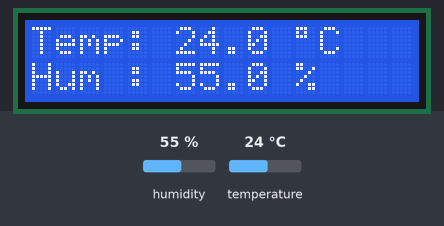
Bench run of a sketch on a simulated Arduino Uno, built with avr-gcc and run on an emulated ATmega328P. Shown: 16×2 character LCD. Inputs (shaded band) come from the test bench; at power-on: humidity 55 %, temperature 24 °C. What the sketch prints to the serial monitor is not drawn.

Above: at 3.2 s.
3.3 s: humidity set to 22 %
At 7.5 s:
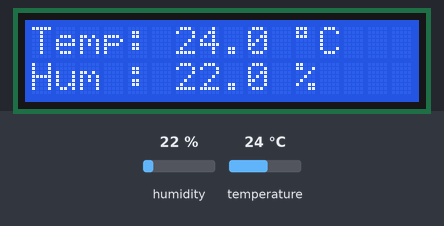
8.9 s: temperature set to 12 °C
At 13.2 s:
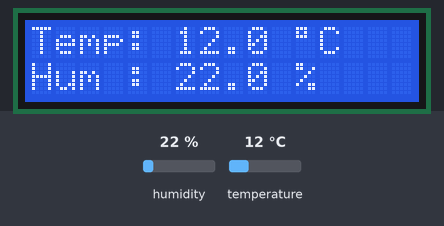
14.5 s: humidity set to 40 %
At 17.7 s:
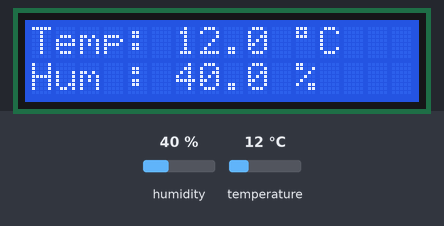
20.1 s: temperature set to 19 °C
At 23.4 s:
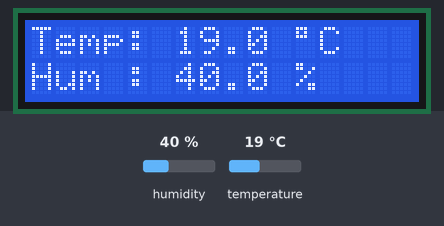
Timing chart, 0 to 24.9 s (numbered marks = the images above; inputs shaded):
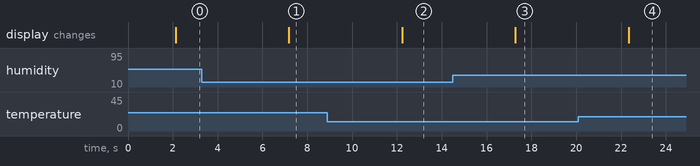

The sketch:

thermometer-and-hygrometer.ino
```cpp
#include "DHT.h"
#include <LiquidCrystal_PCF8574.h>

#define DHTPIN 2
#define DHTTYPE DHT11
#define LCD_ADDRESS 0x27 // 1602 LCD address 通常為 0x27 或 0x3F 其中一種
#define LCD_COLS 16
#define LCD_ROWS 2

DHT dht(DHTPIN, DHTTYPE);
LiquidCrystal_PCF8574 lcd(LCD_ADDRESS);

void setup() {
  Serial.begin(9600);
  dht.begin();
  lcd.begin(LCD_COLS, LCD_ROWS);
  lcd.setBacklight(255);
  lcd.clear();
  lcd.setCursor(0, 0);
  lcd.print("T & RH Sensor");
  Serial.println("Sensor and LCD initialized");
  delay(2000);
}

void loop() {
  float temperature = dht.readTemperature();
  float humidity = dht.readHumidity();

  if (isnan(temperature) || isnan(humidity)) {
    lcd.clear();
    lcd.setCursor(0, 0);
    lcd.print("Sensor Error!");
    Serial.println("DHT sensor error");
    delay(2000);
    return;
  }

  lcd.clear();
  displayLcd("Temp:", temperature, "C", 0);
  displayLcd("Hum :", humidity, "%", 1);
  delay(5000);
}

void displayLcd(const char* label, float value, const char* unit, int row) {
  lcd.setCursor(0, row);
  lcd.print(label);
  lcd.setCursor(6, row);
  lcd.print(value, 1);
  lcd.setCursor(11, row);
  if (strcmp(unit, "C") == 0) {
    lcd.print((char)223);  // 度數符號
    lcd.print(unit);
  } else {
    lcd.print(unit);
  }
}
```

Measured:
- after the input at 3.3 s, the display: changes after 3.9 s (image 1)
- after the input at 8.9 s, the display: changes after 3.3 s (image 2)
- after the input at 14.5 s, the display: changes after 2.8 s (image 3)
- after the input at 20.1 s, the display: changes after 2.2 s (image 4)
